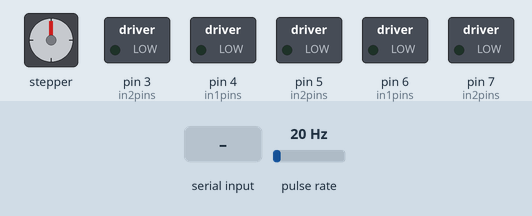
Recording of a sketch running on a simulated Arduino Uno, built with avr-gcc and run on an emulated ATmega328P. On the bench: stepper motor, switched loads named in the sketch (green lamp = pin HIGH). Wiring (inferred from the names in the program): pulse sensor: data pin 2; stepper motor driver (200 steps per turn assumed): step pin 9; direction pin 8. The test bench sets the inputs (shaded band); at power-on: pulse rate 20 Hz. Pins used as bus, display or sensor lines are not drawn; what the sketch prints to the serial monitor is not drawn.

Above: at 1.2 s.
1.3 s: "90,45\n" received over Serial
At 1.75 s:
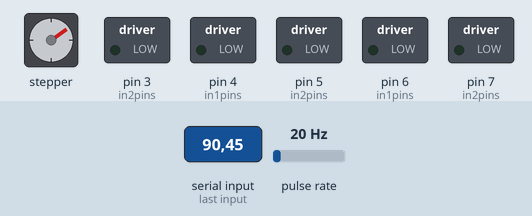
At 3.4 s:
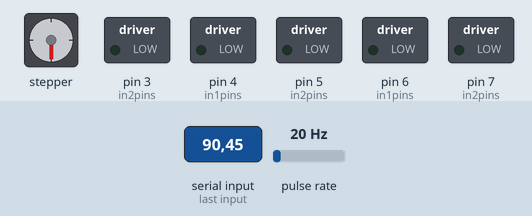
3.7 s: "30,150\n" received over Serial
At 4.15 s:
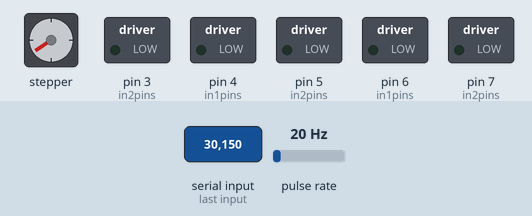
Timing chart, 0 to 15.7 s (numbered marks = the images above; inputs shaded):
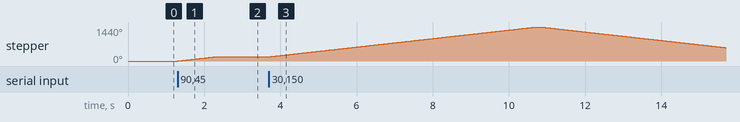

The sketch:

CocktailMachine.ino
```cpp
int in1pins[] = {6,4,2};
int in2pins[] = {7,5,3};
int flowPins[] = {13, 12, 11};

char receivedChar; // store info
boolean newData = false; // create a true/false statement

byte sensorInterrupts[] = {0, 1, 2};  // 0 = digital pin 2

// The hall-effect flow sensor outputs approximately 4.5 pulses per second per
// litre/minute of flow.
float calibrationFactor = 4.5;

volatile byte pulseCounts[3];

float flowRates[3];
unsigned int flowMilliLitres[3];
unsigned long totalMilliLitres[3];

unsigned long oldTimes[3];

// Define stepper motor connections and steps per revolution:
#define dirPin 8
#define stepPin 9
#define stepsPerRevolution 200

#define clockwise true // to the right
#define counterclockwise false // to the left

int currentBottle = -1;

int stepsForGap[] = {100, 700, 475}; // First element is dist from bottle -1 to bottle 0

void setup() {

  // Declare pins as output:
  pinMode(stepPin, OUTPUT);
  pinMode(dirPin, OUTPUT);
  // pinMode(rotaryClk, INPUT);
  // pinMode(rotaryDt, INPUT);

  digitalWrite(stepPin, LOW);
  digitalWrite(dirPin, LOW);

  // Set initial motor direction
  setDirection(clockwise);

  for (auto &pin : in1pins) {
    pinMode(pin, OUTPUT);
  }
  for (auto &pin : in2pins) {
    pinMode(pin, OUTPUT);
  }
  for (int i = 0; i < sizeof(flowPins)/sizeof(flowPins[0]); i++) {
    pinMode(flowPins[i], INPUT);
    digitalWrite(flowPins[i], HIGH);

    pulseCounts[i]        = 0;
    flowRates[i]          = 0.0;
    flowMilliLitres[i]   = 0;
    totalMilliLitres[i]  = 0;
    oldTimes[i]           = 0;

    // Configured to trigger on a FALLING state change (transition from HIGH
    // state to LOW state)
    if (i == 0) {
      attachInterrupt(sensorInterrupts[i], pulseCounter0, FALLING);
    } else if (i == 1) {
      attachInterrupt(sensorInterrupts[i], pulseCounter1, FALLING);
    } else {
      attachInterrupt(sensorInterrupts[i], pulseCounter2, FALLING);
    }
  }

  Serial.begin(9600); // start up serial communication
}

void stepMotor(int steps) {
  // Spin the stepper motor 1 revolution slowly:
  for (int i = 0; i < steps; i++) {
    // These four lines result in 1 step:
    digitalWrite(stepPin, HIGH);
    delay(5);
    digitalWrite(stepPin, LOW);
    delay(5);
  }
}

void setDirection(bool dir) {
  if (dir == clockwise) {
    // Set the spinning direction clockwise:
    digitalWrite(dirPin, HIGH);
  } else {
    // Set the spinning direction counterclockwise:
    digitalWrite(dirPin, LOW);
  }
}


void updateFlows() {
  for (int i = 0; i < sizeof(flowPins)/sizeof(flowPins[0]); i++) {
    if((millis() - oldTimes[i]) > 1000)    // Only process counters once per second
    {
      // Disable the interrupt while calculating flow rate and sending the value to
      // the host
      detachInterrupt(sensorInterrupts[i]);

      // Because this loop may not complete in exactly 1 second intervals we calculate
      // the number of milliseconds that have passed since the last execution and use
      // that to scale the output. We also apply the calibrationFactor to scale the output
      // based on the number of pulses per second per units of measure (litres/minute in
      // this case) coming from the sensor.
      flowRates[i] = ((1000.0 / (millis() - oldTimes[i])) * pulseCounts[i]) / calibrationFactor;

      // Note the time this processing pass was executed. Note that because we've
      // disabled interrupts the millis() function won't actually be incrementing right
      // at this point, but it will still return the value it was set to just before
      // interrupts went away.
      oldTimes[i] = millis();

      // Divide the flow rate in litres/minute by 60 to determine how many litres have
      // passed through the sensor in this 1 second interval, then multiply by 1000 to
      // convert to millilitres.
      flowMilliLitres[i] = (flowRates[i] / 60) * 1000;

      // Add the millilitres passed in this second to the cumulative total
      totalMilliLitres[i] += flowMilliLitres;

      unsigned int frac;

      // Print the flow rate for this second in litres / minute
      Serial.print("Flow rate for ");
      Serial.print(int(i));
      Serial.print(": ");
      Serial.print(int(flowRates[i]));  // Print the integer part of the variable
      Serial.print("L/min");
      Serial.print("\t"); 		  // Print tab space

      // Print the cumulative total of litres flowed since starting
      Serial.print("Output Liquid Quantity: ");
      Serial.print(totalMilliLitres[i]);
      Serial.println("mL");
      Serial.print("\t"); 		  // Print tab space
      Serial.print(totalMilliLitres[i]/1000);
      Serial.print("L");


      // Reset the pulse counter so we can start incrementing again
      pulseCounts[i] = 0;

      // Enable the interrupt again now that we've finished sending output
      if (i == 0) {
        attachInterrupt(sensorInterrupts[i], pulseCounter0, FALLING);
      } else if (i == 1) {
        attachInterrupt(sensorInterrupts[i], pulseCounter1, FALLING);
      } else {
        attachInterrupt(sensorInterrupts[i], pulseCounter2, FALLING);
      }
    }
  }
}

void moveToBottle(int from, int to) {
  bool isClockwise = false;
  if (to > from) {
    setDirection(clockwise);
    isClockwise = true;
  } else if (from > to) {
    setDirection(counterclockwise);
  }

  int gaps = abs(to-from);
  for (int i = 0; i < gaps; i++) {
    int currBot = -1;
    int stepAmt = 0;
    if (isClockwise) {
      currBot = from + i;
      stepAmt = stepsForGap[currBot+1];
    } else {
      currBot = from - i;
      stepAmt = stepsForGap[currBot];
    }
    stepMotor(stepAmt);
  }
}

// int i = 0;
void loop() {

  recvData(); // read and store data for the valve motorsg

  // if (i==0) {
  //   Serial.println("MOVINGNOW");
  //   int destBottle = 3;
  //   destBottle -= 3;
  //   moveToBottle(currentBottle, 1);
  //   currentBottle = destBottle;
  // }
  // i++;

  while (newData==true) {
    int to = (receivedChar - '0');
    if (to >= -1 && to < 3) {
      moveToBottle(currentBottle, to);
      currentBottle = to;
    }
    newData=false;
    break;
    for (int i = 0; i < sizeof(in1pins)/sizeof(in1pins[0]); i++) {
      moveMotor(i); // move motor according to data and then reset
    }
  }

  updateFlows();


}

void recvData() {

  if (Serial.available() > 0) { // if the serial monitor has a reading

    receivedChar = Serial.read(); // set char to be what is read
    newData = true; // make statement true

  }

}

void moveMotor(int motorNum) {
  // 1 == OPEN, 2 == CLOSE
  int in1pin = in1pins[motorNum];
  int in2pin = in2pins[motorNum];

  int motordirection = (receivedChar - '0'); // turn recieved data into usable form and give it a name

  //while(newData == true) {

    Serial.println(motordirection); // print motor direction

    if (motordirection == 1) { // if it reads 1...

      digitalWrite(in1pin, HIGH); // turn motor one way
      digitalWrite(in2pin, LOW);

      delay(250);

    }

    else if (motordirection == 2) { // if it reads 2...

      digitalWrite(in1pin, LOW); // turn motor other way
      digitalWrite(in2pin, HIGH);

      delay(250);

    }

    else { // if nothing is read

      digitalWrite(in1pin, LOW); // motor is off
      digitalWrite(in2pin, LOW);

    }

    newData = false; // reset value to false

  //}

}

/*
Interrupt Service Routine for flowMeter
 */
void pulseCounter0()
{
  // Increment the pulse counter
  pulseCounts[0]++;
}
void pulseCounter1()
{
  // Increment the pulse counter
  pulseCounts[1]++;
}
void pulseCounter2()
{
  // Increment the pulse counter
  pulseCounts[2]++;
}
```

Measured:
- after the input at 1.3 s, stepper: turns 180° clockwise in 0.99 s, starting at once
- after the input at 3.7 s, stepper: turns 1260° clockwise in 7.0 s, then 873° counter-clockwise in 4.8 s
